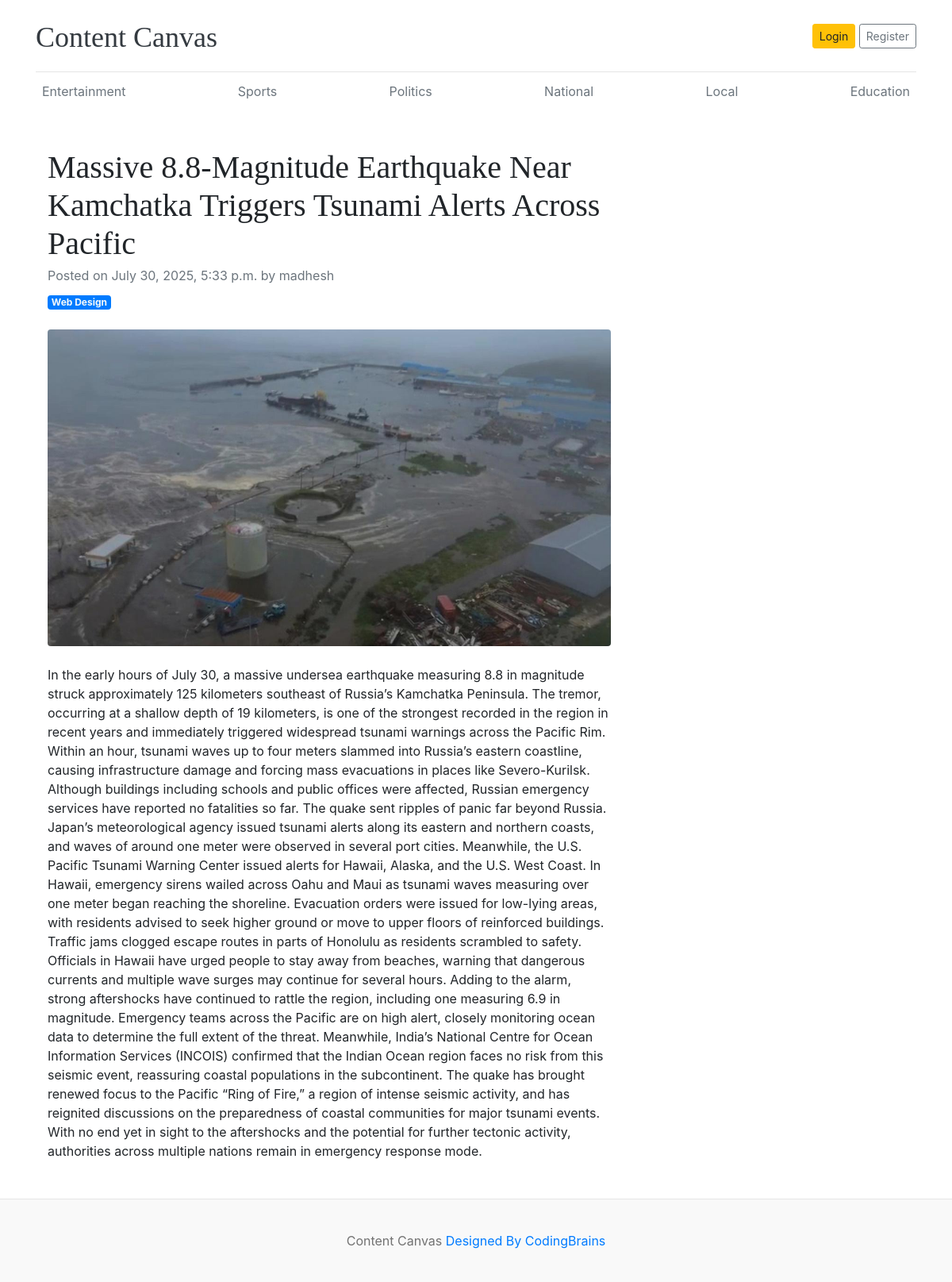
Page /massive-88magnitude-earthquake-near-kamchatka-triggers-tsunami-alerts-across-pacific/ on the committed database.
### blog/models.py (models this page shows, shortened)
class Category(models.Model):
    cname=models.CharField(max_length=50)
    created_at=models.DateTimeField(auto_now_add=True)
    updated_at=models.DateTimeField(auto_now=True)

class Blog(models.Model):
    title=models.CharField(max_length=3000)
    slug=models.SlugField(max_length=3000)
    image=models.ImageField(upload_to='media/images/%y/%m/%d')
    short_description=models.CharField(max_length=2000)
    blog_body=models.CharField(max_length=30000)
    category=models.ForeignKey(Category,on_delete=models.CASCADE)
    author=models.ForeignKey(User,on_delete=models.CASCADE)
    trending=models.BooleanField(default=False)
    status=models.CharField(choices=Status_choices,default='Draft')
    created_at=models.DateTimeField(auto_now_add=True)
    updated_at=models.DateTimeField(auto_now=True)

### contentcanvas/views.py (the view)
# urls.py: path('<slug:slug>/',views.single_blog,name='single_blog')
def single_blog(request,slug):
    categories=Category.objects.all()
    blog=get_object_or_404(Blog,slug=slug,status='Published')
    context={
        'categories':categories,
        'blog':blog
    }
    return render(request,'single_blog.html',context)

### templates/single_blog.html (shortened to what this page needs)
{% load static %}
<!DOCTYPE html>
<html lang="en">
<head>
    <link href="https://getbootstrap.com/docs/4.0/dist/css/bootstrap.min.css" rel="stylesheet">
    <link href="{% static " css/home.css" %}" rel="stylesheet">
</head>
<body>
    <div class="container">
        <header class="blog-header py-3">
            <div class="row flex-nowrap justify-content-between align-items-center">
                <div class="col-8 pt-1">
                    <a class="blog-header-logo text-dark" href="/">Content Canvas</a>
                </div>
                <div class="col-4 d-flex justify-content-end align-items-center">
                    <a class="btn btn-sm btn-warning" href="#">Login</a> &nbsp;
                    <a class="btn btn-sm btn-outline-secondary" href="#">Register</a>
                </div>
            </div>
        </header>
        <div class="nav-scroller py-1 mb-2">
            <nav class="nav d-flex justify-content-between">
                {% for category in categories %}
                <a class="p-2 text-muted" href="{% url " categories" category.category_name
                    %}">{{category.cname}}</a>
                {% endfor %}
            </nav>
        </div>
        <div class="container mt-5">
            <div class="row">
                <div class="col-lg-8">
                    <article>
                        <header class="mb-4">
                            <h1 class="fw-bolder mb-1">{{blog.title}}</h1>
                            <div class="text-muted fst-italic mb-2">Posted on {{blog.created_at}} by {{blog.author}}</div>
                            <a class="badge bg-primary text-decoration-none text-light" href="#!">Web Design</a>
                        </header>
                        <figure class="mb-4"><img class="img-fluid rounded"
                                src="{{blog.image.url}}" alt="..." /></figure>
                        <section class="mb-5">
                            <p class="fs-5 mb-4">{{blog.blog_body}}</p>
                        </section>
                    </article>
                </div>
            </div>
        </div>
    </div>
    <footer class="blog-footer">
        <p>Content Canvas <a href="#">Designed By CodingBrains</a></p>
    </footer>
</body>
</html>

### static/css/home.css (style rules this page uses)
.blog-header { border-bottom: 1px solid #e5e5e5; }
.blog-header-logo { font-family: "Playfair Display", Georgia, "Times New Roman", serif; font-size: 2.25rem; }
h1, h2, h3, h4, h5, h6 { font-family: "Playfair Display", Georgia, "Times New Roman", serif; }
.blog-footer { padding: 2.5rem 0; color: #727272; text-align: center; background-color: #f9f9f9; border-top: .05rem solid #e5e5e5; }
.blog-footer p:last-child { margin-bottom: 0; }

### rows in the picture
Category: cname "Entertainment"
Category: cname "Sports"
Category: cname "Politics"
Category: cname "National"
Category: cname "Local"
Category: cname "Education"
Blog: title "Massive 8.8‑Magnitude Earthquake Near Kamchatka Triggers Tsunami Alerts Across Pacific", created_at "July 30, 2025, 5:33 p.m.", author "madhesh", image (picture), blog_body "In the early hours of July 30, a massive undersea earthquake measuring 8.8 in magnitude struck approximately 125 kilometers southeast of Russia’s Kamchatka Peninsula. The tremor, occurring at a shallow depth of 19 kilometers, is one of the strongest recorded in the region in recent years and immediately triggered widespread tsunami warnings across the Pacific Rim. Within an hour, tsunami waves up to four meters slammed into Russia’s eastern coastline, causing infrastructure damage and forcing mass evacuations in places like Severo-Kurilsk. Although buildings including schools and public offices were affected, Russian emergency services have reported no fatalities so far. The quake sent…"
